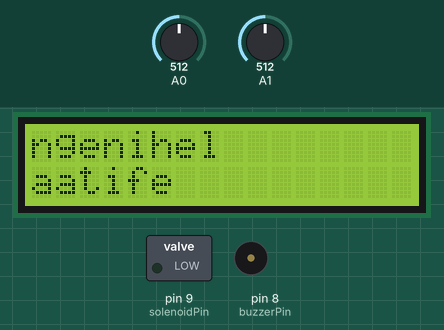
Recording of a sketch running on a simulated Arduino Uno, built with avr-gcc and run on an emulated ATmega328P. Shown: 16×2 character LCD, switched loads named in the sketch (green lamp = pin HIGH), buzzer (waves = sounding). Inputs (shaded band) come from the test bench; at power-on: A0 = 512, A1 = 512.

Above: at 4.2 s.
4.3 s: A0 set to 716
At 5.5 s:
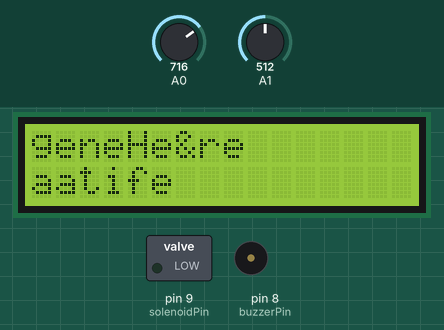
5.8 s: A1 set to 716
At 6.8 s:
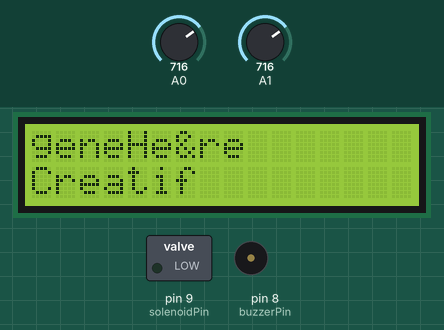
7.3 s: A0 set to 347
At 7.9 s:
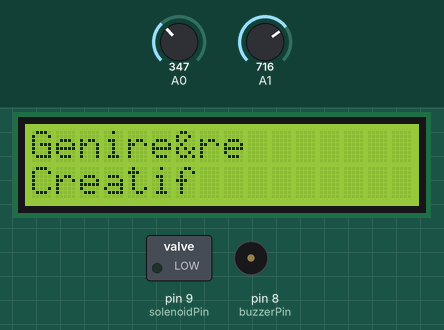
8.8 s: A0 set to 334
At 12.4 s:
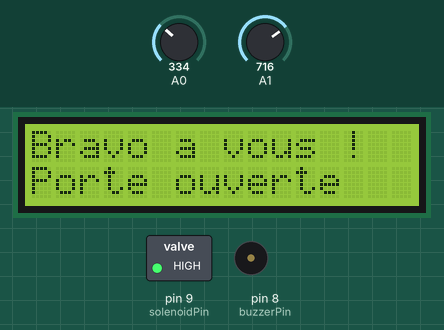
Timing chart, 0 to 13.9 s (numbered marks = the images above; inputs shaded):
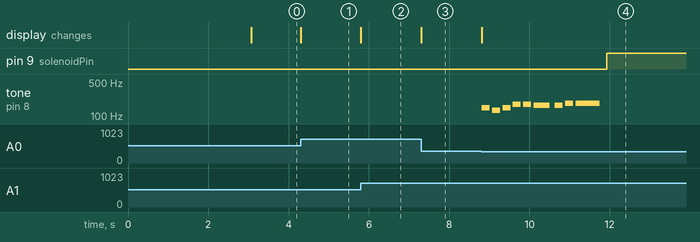

The sketch:

puzzlebox.ino.ino
```cpp
#include <LiquidCrystal.h>
#include <Servo.h>
#include "pitches.h"

// LCD screen pins
const int en = 12,
          rs = 13,
          d4 = 4,
          d5 = 5,
          d6 = 6,
          d7 = 7;

const int solenoidPin = 9;
const int buzzerPin = 8;
// Potentiometer at analog 0 and 1

double song[] =
{
  // Fifth line
  NOTE_D3, 0.5, NOTE_C3, 0.5,
  NOTE_D3, 0.5, NOTE_F3, 0.5, NOTE_F3, 0.5, NOTE_E3, 1.0, NOTE_E3, 0.5, NOTE_FS3, 0.5, NOTE_FS3, 1.5,

  // End of song
  0.0, 0.0
};

LiquidCrystal lcd(rs, en, d4, d5, d6, d7);

// Ne pas depasser 9 charactere pour le haut et 7 pour le bas
const char *lcdTop[] = {"LOCK", "INGNR", "Ingenieur", "Genir", "ngenihel", "Ngnixeur", "geneHe&re", "jenr", "unJainr", "hunsgenr"};
const char *lcdBottom[] = {"LOCK", "&ahtf", "crheTa", "Krehaty", "aatife", "CRaIa", "Creatif", "Khratiz", "crAtie", "&tif"};

bool isOpen = false;

void setup()
{
  Serial.begin(9600);
  pinMode(solenoidPin, OUTPUT);

  lcd.begin(16, 2);

  lcd.setCursor(0, 0);
  lcd.print("Quelle est la");
  lcd.setCursor(0, 1);
  lcd.print("Combinaison ?");
  delay(3000);
  lcd.clear();
}

void loop()
{
  int potOne = map(analogRead(A0), 0, 1023, 0, 9);
  int potTwo = map(analogRead(A1), 0, 1023, 0, 9);

  if (!isOpen)
  {
    lcd.setCursor(0, 0);
    lcd.print(lcdTop[potOne]);
    lcd.setCursor(0, 1);
    lcd.print(lcdBottom[potTwo]);

    if ((potOne == 2) && (potTwo == 6))
    {
      lcd.clear();
      lcd.setCursor(0, 0);
      lcd.print("Bravo a vous !");
      lcd.setCursor(0, 1);
      lcd.print("Porte ouverte");
      playSong();
      openBox();
      delay(3000);
      lcd.clear();
      isOpen = true;
    }
  }

  if (isOpen)
  {

    lcd.setCursor(0, 0);
    lcd.print("Tout a gauche");
    lcd.setCursor(0, 1);
    lcd.print("Pour refermer");

    if ((potOne == 0) && (potTwo == 0))
    {
      lcd.clear();
      lcd.setCursor(0, 0);
      lcd.print("Aurevoir,");
      lcd.setCursor(0, 1);
      lcd.print("Et a bientot");
      closeBox();
      delay(3000);
      lcd.clear();
      isOpen = false;
    }
  }
}

void openBox()
{
  digitalWrite(solenoidPin, HIGH);
}

void closeBox()
{
  digitalWrite(solenoidPin, LOW);
}

void playSong()
{
  double duration = 1;
  for (int i = 0; duration > 0.0; i += 2)
  {
    int note = song[i];
    duration = song[i + 1];

    int noteDuration = (1600.0 * (duration / 4));
    tone(8, note, noteDuration);

    int pauseBetweenNotes = noteDuration * 1.3;
    delay(pauseBetweenNotes);
    noTone(8);
  }
}
```

pitches.h
```cpp
/*************************************************
 * Public Constants
 *************************************************/

#define NOTE_B0  31
#define NOTE_C1  33
#define NOTE_CS1 35
#define NOTE_D1  37
#define NOTE_DS1 39
#define NOTE_E1  41
#define NOTE_F1  44
#define NOTE_FS1 46
#define NOTE_G1  49
#define NOTE_GS1 52
#define NOTE_A1  55
#define NOTE_AS1 58
#define NOTE_B1  62
#define NOTE_C2  65
#define NOTE_CS2 69
#define NOTE_D2  73
#define NOTE_DS2 78
#define NOTE_E2  82
#define NOTE_F2  87
#define NOTE_FS2 93
#define NOTE_G2  98
#define NOTE_GS2 104
#define NOTE_A2  110
#define NOTE_AS2 117
#define NOTE_B2  123
#define NOTE_C3  131
#define NOTE_CS3 139
#define NOTE_D3  147
#define NOTE_DS3 156
#define NOTE_E3  165
#define NOTE_F3  175
#define NOTE_FS3 185
#define NOTE_G3  196
#define NOTE_GS3 208
#define NOTE_A3  220
#define NOTE_AS3 233
#define NOTE_B3  247
#define NOTE_C4  262
#define NOTE_CS4 277
#define NOTE_D4  294
#define NOTE_DS4 311
#define NOTE_E4  330
#define NOTE_F4  349
#define NOTE_FS4 370
#define NOTE_G4  392
#define NOTE_GS4 415
#define NOTE_A4  440
#define NOTE_AS4 466
#define NOTE_B4  494
#define NOTE_C5  523
#define NOTE_CS5 554
#define NOTE_D5  587
#define NOTE_DS5 622
#define NOTE_E5  659
#define NOTE_F5  698
#define NOTE_FS5 740
#define NOTE_G5  784
#define NOTE_GS5 831
#define NOTE_A5  880
#define NOTE_AS5 932
#define NOTE_B5  988
#define NOTE_C6  1047
#define NOTE_CS6 1109
#define NOTE_D6  1175
#define NOTE_DS6 1245
#define NOTE_E6  1319
#define NOTE_F6  1397
#define NOTE_FS6 1480
#define NOTE_G6  1568
#define NOTE_GS6 1661
#define NOTE_A6  1760
#define NOTE_AS6 1865
#define NOTE_B6  1976
#define NOTE_C7  2093
#define NOTE_CS7 2217
#define NOTE_D7  2349
#define NOTE_DS7 2489
#define NOTE_E7  2637
#define NOTE_F7  2794
#define NOTE_FS7 2960
#define NOTE_G7  3136
#define NOTE_GS7 3322
#define NOTE_A7  3520
#define NOTE_AS7 3729
#define NOTE_B7  3951
#define NOTE_C8  4186
#define NOTE_CS8 4435
#define NOTE_D8  4699
#define NOTE_DS8 4978
```

Measured:
- the behaviour switches between 341 and 340 on A0 (found by bisection; images 3 and 4)
- after the input at 4.3 s, the display: changes at once (image 1)
- after the input at 5.8 s, the display: changes at once (image 2)
- after the input at 7.3 s, the display: changes at once (image 3)
- after the input at 8.8 s, pin 9 (solenoidPin): LOW → HIGH after 3.1 s; tone on pin 8 (buzzerPin): plays 147 Hz for 0.20 s, 131 Hz for 0.20 s, 147 Hz for 0.20 s, 175 Hz for 0.20 s, 175 Hz for 0.20 s, 165 Hz for 0.40 s … (9 notes in this stretch), starting at once; the display: changes at once (image 4)
